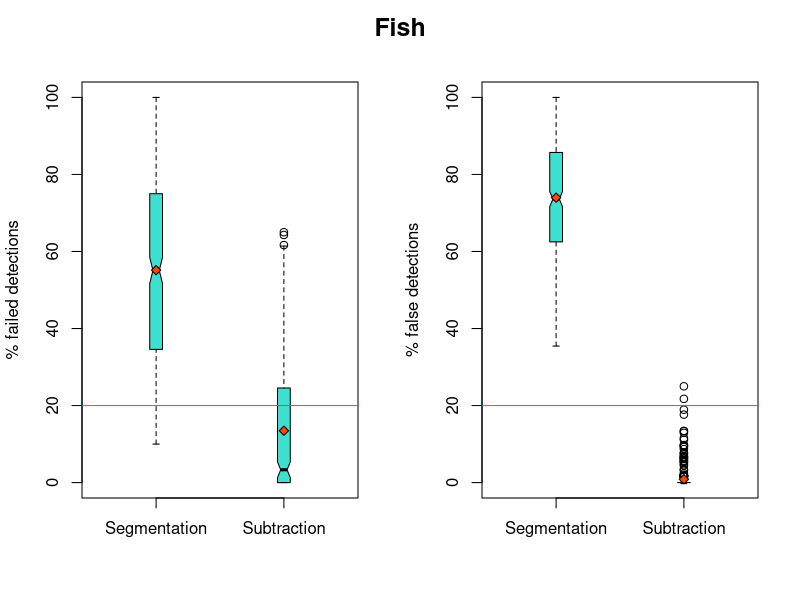
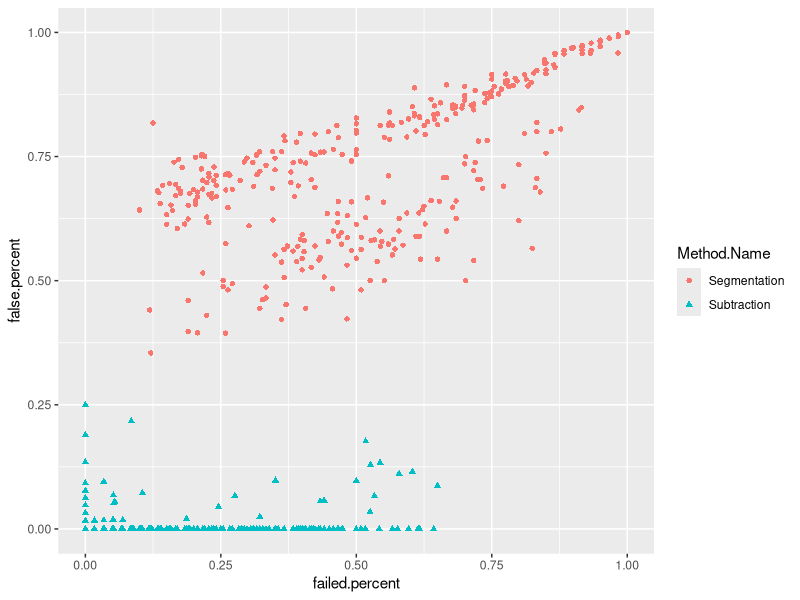
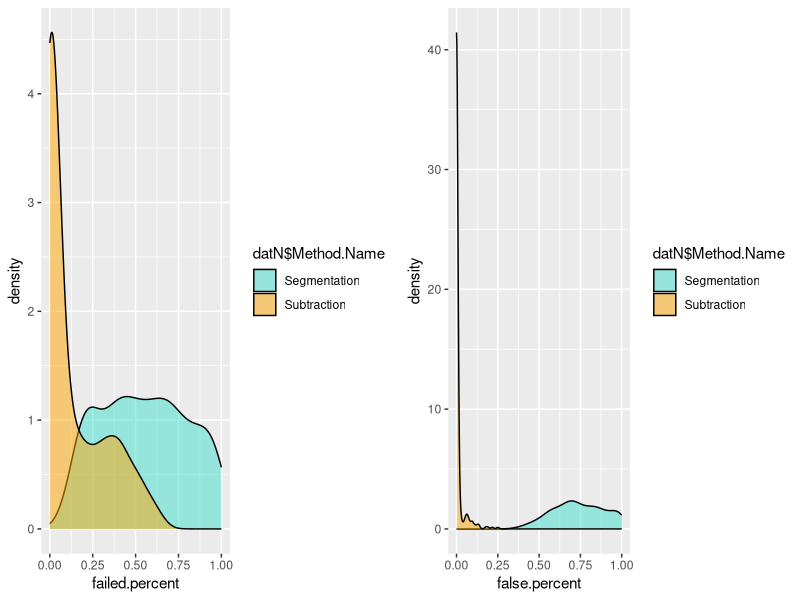
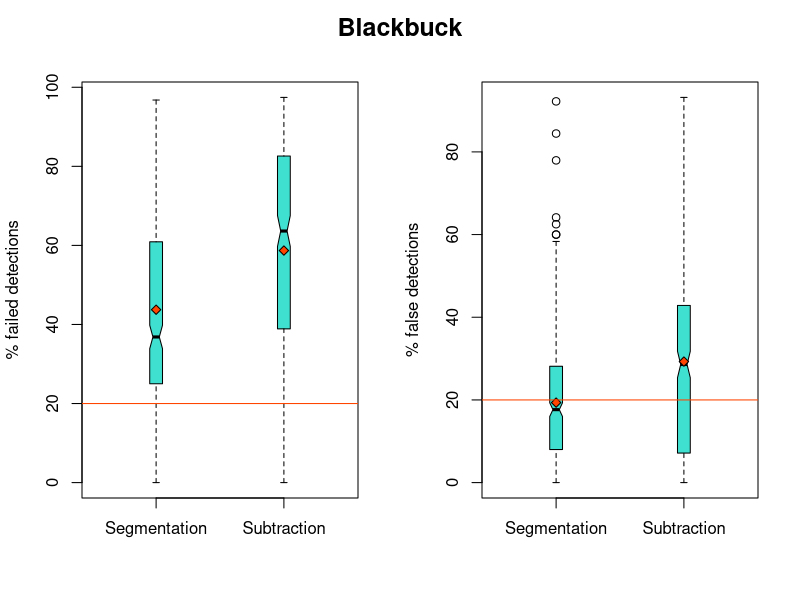
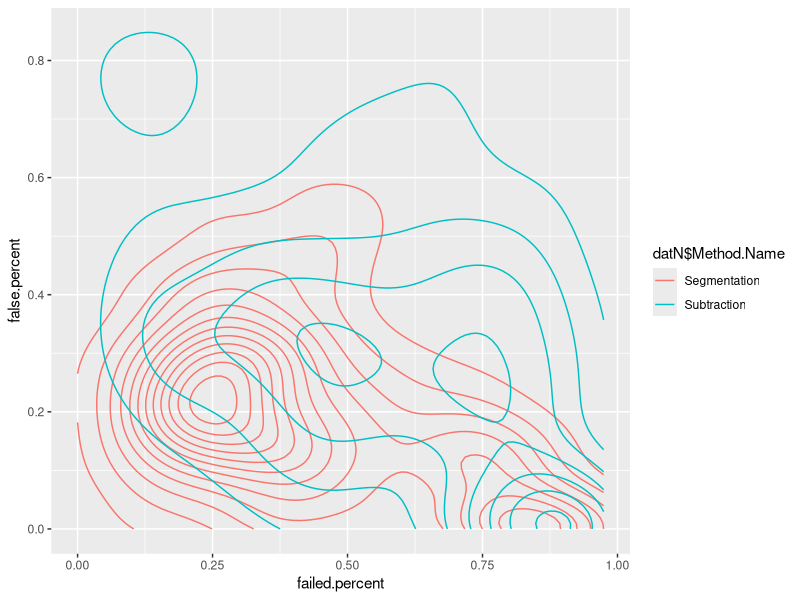
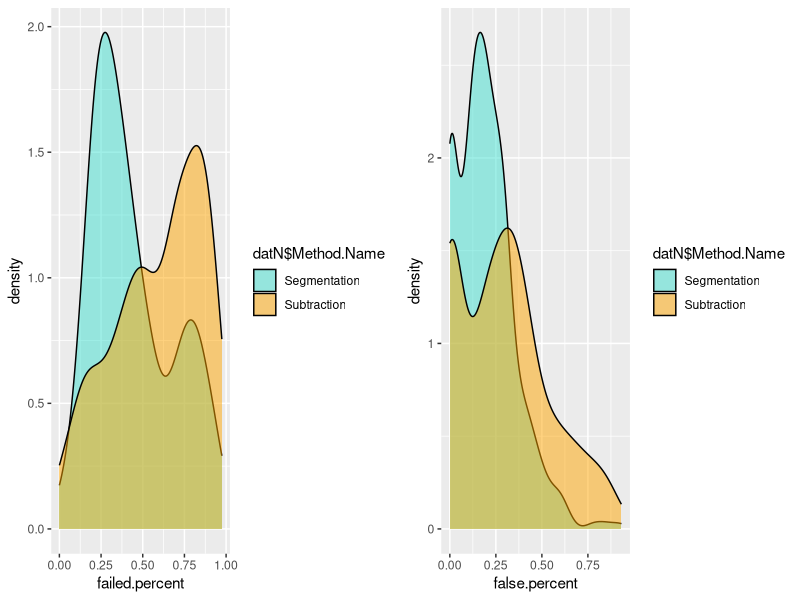

R code for these plots, in order: (Note: this script raises an error after producing the figures.)
#Program to compare various Computer Vision techniques on different data-sets
#Written by AA on 30July2018

setwd("/media/aakanksha/f41d5ac2-703c-4b56-a960-cd3a54f21cfb/aakanksha/Documents/Backup/Phd/Analysis/Chapter1")
#Read data file
dat = read.csv("Ipcomparison.csv") 
dat=dat[-which(is.na(dat$failed.percent) | is.na(dat$false.percent)),]
head(dat)
summary(dat)

colnames(dat)
library("ggplot2")
library("hexbin")
library("gridExtra")
####################################################################################################
#1. Comparision of error across techniques
####################################################################################################

# lev=paste(dat$Method.Name," ",dat$Species)
# n1=c("turquoise","orange") #1:length(unique(dat$Method.Name))
# n2=length(unique(dat$Species))
# clr=rep(n1,each=n2)

## For Fish
datN=NA
datN=dat[which(dat$Species=="Fish"),]

#Graphs for technique comparision
lmts <- range(datN$failed.percent*100,datN$false.percent*100)
par(mfrow = c(1, 2))
boxplot(data = datN,(failed.percent*100) ~ Method.Name,  xlab = "",ylab = "% failed detections", main = "",col="turquoise",notch=TRUE, boxwex=0.1)
means <- tapply(datN$failed.percent,datN$Method.Name,mean)
points(means*100,bg="orangered",pch=23,cex=1)
abline(h=20,col="orangered")
boxplot(data = datN,(false.percent*100) ~ Method.Name,  xlab = "",ylab = "% false detections", main = "",col="turquoise",notch=TRUE, boxwex=0.1)
means <- tapply(datN$false.percent,datN$Method.Name,mean)
points(means*100,bg="orangered",pch=23,cex=1)
abline(h=20,col="orangered")
mtext("Fish", side = 3, line = -2, outer = TRUE,cex=1.5,font=2)

# Error density map for eachtechnique separately
ggplot(datN, aes (x = failed.percent, y = false.percent,main="Fish", col=Method.Name,pch=Method.Name)) + geom_point()

par(mfrow=c(1,2))
xdensity <- ggplot(datN, aes(x = failed.percent, fill=datN$Method.Name)) + 
  geom_density(alpha=.5) + 
  scale_fill_manual(values = c('turquoise','orange')) 
ydensity <- ggplot(datN, aes(x = false.percent, fill=datN$Method.Name)) + 
  geom_density(alpha=.5) + 
  scale_fill_manual(values = c('turquoise','orange')) 
grid.arrange(xdensity, ydensity, nrow = 1)

## For blackbuck
datN=NA
datN=dat[which(dat$Species=="Blackbuck"),]

#Graphs for technique comparision
lmts <- range(datN$failed.percent*100,datN$false.percent*100)
par(mfrow = c(1, 2))
boxplot(data = datN,(failed.percent*100) ~ Method.Name,  xlab = "",ylab = "% failed detections", main = "",col="turquoise",notch=TRUE, boxwex=0.1)
means <- tapply(datN$failed.percent,datN$Method.Name,mean)
points(means*100,bg="orangered",pch=23,cex=1)
abline(h=20,col="orangered")
boxplot(data = datN,(false.percent*100) ~ Method.Name,  xlab = "",ylab = "% false detections", main = "",col="turquoise",notch=TRUE, boxwex=0.1)
means <- tapply(datN$false.percent,datN$Method.Name,mean)
points(means*100,bg="orangered",pch=23,cex=1)
abline(h=20,col="orangered")
mtext("Blackbuck", side = 3, line = -2, outer = TRUE,cex=1.5,font=2)

# Error density map for eachtechnique separately
ggplot (datN, aes (x = failed.percent, y = false.percent,colour=datN$Method.Name)) + stat_density2d ()

xdensity <- ggplot(datN, aes(x = failed.percent, fill=datN$Method.Name)) + 
  geom_density(alpha=.5) + 
  scale_fill_manual(values = c('turquoise','orange')) 
ydensity <- ggplot(datN, aes(x = false.percent, fill=datN$Method.Name)) + 
  geom_density(alpha=.5) + 
  scale_fill_manual(values = c('turquoise','orange')) 
grid.arrange(xdensity, ydensity, nrow = 1)
#####################################################################################################3
#2. Variation inerrors~ video id
######################################################################################################3
#Graphs - video id is predictor variable

## For blackbuck
datN=NA
datN=dat[which(dat$Species=="Blackbuck" & dat$Method.Name=="Segmentation"),]
m <- tapply(X=datN$failed.percent, INDEX=datN$VideoName, FUN = median)
o <- order(m, decreasing = TRUE)
datN$VideoName=factor(datN$VideoName,levels=levels(datN$VideoName)[o])
##Measure of variability across and within videos
l=tapply(datN$failed.percent,datN$VideoName,var)
l=as.numeric(paste(unlist(l)))
VMfailed = round(mean(na.omit(l)),2)
l=tapply(datN$false.percent,datN$VideoName,var)
l=as.numeric(paste(unlist(l)))
VMfalse = round(mean(na.omit(l)),2)
par(mfrow=c(2,2))
boxplot(datN$failed.percent*100~datN$VideoName,ylab="% failed detections",notch=TRUE,col="turquoise",las=2,main=paste("coefV = ",VMfailed))
m <- tapply(X=datN$false.percent, INDEX=datN$VideoName, FUN = median)
o <- order(m, decreasing = TRUE)
datN$VideoName=factor(datN$VideoName,levels=levels(datN$VideoName)[o])
boxplot(datN$false.percent*100~datN$VideoName,ylab="% false detections",notch=TRUE,col="turquoise",las=2,main=paste("coefV = ",VMfalse))

datN=NA
datN=dat[which(dat$Species=="Blackbuck" & dat$Method.Name=="Subtraction"),]
m <- tapply(X=datN$failed.percent, INDEX=datN$VideoName, FUN = median)
o <- order(m, decreasing = TRUE)
datN$VideoName=factor(datN$VideoName,levels=levels(datN$VideoName)[o])
##Measure of variability across and within videos
l=tapply(datN$failed.percent,datN$VideoName,var)
l=as.numeric(paste(unlist(l)))
VMfailed = round(mean(na.omit(l)),2)
l=tapply(datN$false.percent,datN$VideoName,var)
l=as.numeric(paste(unlist(l)))
VMfalse = round(mean(na.omit(l)),2)
boxplot(datN$failed.percent*100~datN$VideoName,ylab="% failed detections",notch=TRUE,col="orange",las=2,main=paste("coefV = ",VMfailed))
m <- tapply(X=datN$false.percent, INDEX=datN$VideoName, FUN = median)
o <- order(m, decreasing = TRUE)
datN$VideoName=factor(datN$VideoName,levels=levels(datN$VideoName)[o])
boxplot(datN$false.percent*100~datN$VideoName,ylab="% false detections",notch=TRUE,col="orange",las=2,main=paste("coefV = ",VMfalse))
par(xpd=TRUE)
#legend("topright",levels(datN$Method.Name),col=ifelse(levels(datN$Method.Name)=="Segmentation","turquoise","orange"))
mtext("Blackbuck", side = 3, line = -2, outer = TRUE,cex=1.5,font=2)

## For Fish 
datN=NA
datN=dat[which(dat$Species=="Fish" & dat$Method.Name=="Segmentation"),]
m <- tapply(X=datN$failed.percent, INDEX=datN$VideoName, FUN = median)
o <- order(m, decreasing = TRUE)
datN$VideoName=factor(datN$VideoName,levels=levels(datN$VideoName)[o])
##Measure of variability across and within videos
l=tapply(datN$failed.percent,datN$VideoName,var)
l=as.numeric(paste(unlist(l)))
VMfailed = round(mean(na.omit(l)),2)
l=tapply(datN$false.percent,datN$VideoName,var)
l=as.numeric(paste(unlist(l)))
VMfalse = round(mean(na.omit(l)),2)
par(mfrow=c(2,2))
boxplot(datN$failed.percent*100~datN$VideoName,ylab="% failed detections",notch=TRUE,col="turquoise",las=2,main=paste("coefV = ",VMfailed))
m <- tapply(X=datN$false.percent, INDEX=datN$VideoName, FUN = median)
o <- order(m, decreasing = TRUE)
datN$VideoName=factor(datN$VideoName,levels=levels(datN$VideoName)[o])
boxplot(datN$false.percent*100~datN$VideoName,ylab="% false detections",notch=TRUE,col="turquoise",las=2,main=paste("coefV = ",VMfalse))
datN=NA
datN=dat[which(dat$Species=="Fish" & dat$Method.Name=="Subtraction"),]
m <- tapply(X=datN$failed.percent, INDEX=datN$VideoName, FUN = median)
o <- order(m, decreasing = TRUE)
datN$VideoName=factor(datN$VideoName,levels=levels(datN$VideoName)[o])
##Measure of variability across and within videos
l=tapply(datN$failed.percent,datN$VideoName,var)
l=as.numeric(paste(unlist(l)))
VMfailed = round(mean(na.omit(l)),2)
l=tapply(datN$false.percent,datN$VideoName,var)
l=as.numeric(paste(unlist(l)))
VMfalse = round(mean(na.omit(l)),2)
boxplot(datN$failed.percent*100~datN$VideoName,ylab="% failed detections",notch=TRUE,col="orange",las=2,main=paste("coefV = ",VMfailed))
m <- tapply(X=datN$false.percent, INDEX=datN$VideoName, FUN = median)
o <- order(m, decreasing = TRUE)
datN$VideoName=factor(datN$VideoName,levels=levels(datN$VideoName)[o])
boxplot(datN$false.percent*100~datN$VideoName,ylab="% false detections",notch=TRUE,col="orange",las=2,main=paste("coefV = ",VMfalse))
par(xpd=TRUE)
#legend("topright",levels(datN$Method.Name),col=ifelse(levels(datN$Method.Name)=="Segmentation","turquoise","orange"))
mtext("Fish", side = 3, line = -2, outer = TRUE,cex=1.5,font=2)


################################################################################################################3
##2C. Variation in error across all videos all species
#######################################################################333333333333#########33333333######33

#Same as 1?
##############################################################################################################


#############################################Relation with group and vidoe properties#################################

##Blackbuck-Segmentation
datN=NA
datN=dat[which(dat$Species=="Blackbuck" & dat$Method.Name=="Segmentation"),]
plot(datN$failed.percent~datN$Contrast,pch=23,bg="cyan3")
par(xpd=TRUE)
#legend(0.8,-0.1,levels(datN$Method.Name), pch = 23,col="black",pt.bg=c("yellow2","cyan3","salmon1"))
corCon_BB=cor.test(datN$Contrast,datN$failed.percent)  ##Correlations
abline(lm(datN$failed.percent~datN$Contrast), col="red")
mtext(paste(" p-value = ",round(corCon_BB$p.value,3)))

plot(datN$false.percent~datN$Contrast,pch=23,bg="cyan3")
par(xpd=TRUE)
corCon_BB=cor.test(datN$Contrast,datN$false.percent)  ##Correlations
abline(lm(datN$false.percent~datN$Contrast), col="red")
mtext(paste(" p-value = ",round(corCon_BB$p.value,3)))

#Density
plot(datN$failed.percent~datN$Narea,pch=23,bg="cyan3")
par(xpd=TRUE)
corDen_BB=cor.test(datN$Narea,datN$failed.percent)  ##Correlations
abline(lm(datN$failed.percent~datN$Narea), col="red")
mtext(paste(" p-value = ",round(corDen_BB$p.value,3)))


plot(datN$false.percent~datN$Narea,pch=23,bg="cyan3")
par(xpd=TRUE)
corDen_BB=cor.test(datN$Narea,datN$false.percent)  ##Correlations
abline(lm(datN$false.percent~datN$Narea), col="red")
mtext(paste(" p-value = ",round(corDen_BB$p.value,3)))

##Blackbuck-Subtraction
datN=NA
datN=dat[which(dat$Species=="Blackbuck" & dat$Method.Name=="Subtraction"),]
plot(datN$failed.percent~datN$Contrast,pch=23,bg="cyan3")
par(xpd=TRUE)
#legend(0.8,-0.1,levels(datN$Method.Name), pch = 23,col="black",pt.bg=c("yellow2","cyan3","salmon1"))
corCon_BB=cor.test(datN$Contrast,datN$failed.percent)  ##Correlations
abline(lm(datN$failed.percent~datN$Contrast), col="red")
mtext(paste(" p-value = ",round(corCon_BB$p.value,3)))

plot(datN$false.percent~datN$Contrast,pch=23,bg="cyan3")
par(xpd=TRUE)
#legend(0.8,-0.1,levels(datN$Method.Name), pch = 23,col="black",pt.bg=c("yellow2","cyan3","salmon1"))
corCon_BB=cor.test(datN$Contrast,datN$false.percent)  ##Correlations
abline(lm(datN$failed.percent~datN$Contrast), col="red")
mtext(paste(" p-value = ",round(corCon_BB$p.value,3)))



#Density
plot(datN$failed.percent~datN$Narea,pch=23,bg="cyan3")
par(xpd=TRUE)
corDen_BB=cor.test(datN$Narea,datN$failed.percent)  ##Correlations
abline(lm(datN$failed.percent~datN$Narea), col="red")
mtext(paste(" p-value = ",round(corDen_BB$p.value,3)))


plot(datN$false.percent~datN$Narea,pch=23,bg="cyan3")
par(xpd=TRUE)
corDen_BB=cor.test(datN$Narea,datN$false.percent)  ##Correlations
abline(lm(datN$false.percent~datN$Narea), col="red")
mtext(paste(" p-value = ",round(corDen_BB$p.value,3)))

##Fish-Segmentation
datN=NA
datN=dat[which(dat$Species=="Fish" & dat$Method.Name=="Segmentation"),]
plot(datN$failed.percent~datN$Contrast,pch=23,bg="cyan3")
par(xpd=TRUE)
#legend(0.8,-0.1,levels(datN$Method.Name), pch = 23,col="black",pt.bg=c("yellow2","cyan3","salmon1"))
corCon_BB=cor.test(datN$Contrast,datN$failed.percent)  ##Correlations
abline(lm(datN$failed.percent~datN$Contrast), col="red")
mtext(paste(" p-value = ",round(corCon_BB$p.value,3)))

plot(datN$false.percent~datN$Contrast,pch=23,bg="cyan3")
par(xpd=TRUE)
corCon_BB=cor.test(datN$Contrast,datN$false.percent)  ##Correlations
abline(lm(datN$false.percent~datN$Contrast), col="red")
mtext(paste(" p-value = ",round(corCon_BB$p.value,3)))

#Density
plot(datN$failed.percent~datN$Area,pch=23,bg="cyan3")
par(xpd=TRUE)
corDen_BB=cor.test(datN$Area,datN$failed.percent)  ##Correlations
abline(lm(datN$failed.percent~datN$Area), col="red")
mtext(paste(" p-value = ",round(corDen_BB$p.value,3)))


plot(datN$false.percent~datN$Area,pch=23,bg="cyan3")
par(xpd=TRUE)
corDen_BB=cor.test(datN$Area,datN$false.percent)  ##Correlations
abline(lm(datN$false.percent~datN$Area), col="red")
mtext(paste(" p-value = ",round(corDen_BB$p.value,3)))

##Fish-Subtraction
datN=NA
datN=dat[which(dat$Species=="Fish" & dat$Method.Name=="Subtraction"),]
plot(datN$failed.percent~datN$Contrast,pch=23,bg="cyan3")
par(xpd=TRUE)
#legend(0.8,-0.1,levels(datN$Method.Name), pch = 23,col="black",pt.bg=c("yellow2","cyan3","salmon1"))
corCon_BB=cor.test(datN$Contrast,datN$failed.percent)  ##Correlations
abline(lm(datN$failed.percent~datN$Contrast), col="red")
mtext(paste(" p-value = ",round(corCon_BB$p.value,3)))

plot(datN$false.percent~datN$Contrast,pch=23,bg="cyan3")
par(xpd=TRUE)
#legend(0.8,-0.1,levels(datN$Method.Name), pch = 23,col="black",pt.bg=c("yellow2","cyan3","salmon1"))
corCon_BB=cor.test(datN$Contrast,datN$false.percent)  ##Correlations
abline(lm(datN$failed.percent~datN$Contrast), col="red")
mtext(paste(" p-value = ",round(corCon_BB$p.value,3)))



#Density
plot(datN$failed.percent~datN$Area,pch=23,bg="cyan3")
par(xpd=TRUE)
corDen_BB=cor.test(datN$Area,datN$failed.percent)  ##Correlations
abline(lm(datN$failed.percent~datN$Area), col="red")
mtext(paste(" p-value = ",round(corDen_BB$p.value,3)))


plot(datN$false.percent~datN$Area,pch=23,bg="cyan3")
par(xpd=TRUE)
corDen_BB=cor.test(datN$Area,datN$false.percent)  ##Correlations
abline(lm(datN$false.percent~datN$Area), col="red")
mtext(paste(" p-value = ",round(corDen_BB$p.value,3)))




